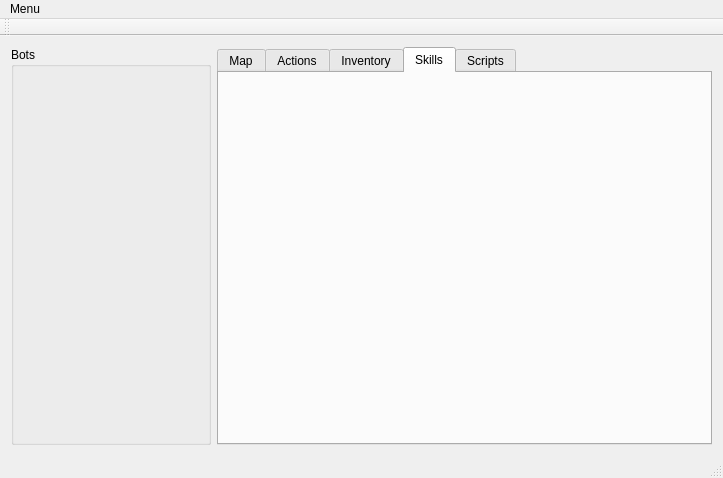
<?xml version="1.0" encoding="UTF-8"?>
<ui version="4.0">
 <class>MainWindow</class>
 <widget class="QMainWindow" name="MainWindow">
  <property name="geometry">
   <rect>
    <x>0</x>
    <y>0</y>
    <width>723</width>
    <height>478</height>
   </rect>
  </property>
  <property name="windowTitle">
   <string>MainWindow</string>
  </property>
  <property name="styleSheet">
   <string notr="true">QWidget
{
	//background-color: rgb(252, 252, 252);
}</string>
  </property>
  <widget class="QWidget" name="centralWidget">
   <layout class="QHBoxLayout" name="horizontalLayout">
    <item>
     <widget class="QGroupBox" name="botsCointainer">
      <property name="sizePolicy">
       <sizepolicy hsizetype="Expanding" vsizetype="Expanding">
        <horstretch>0</horstretch>
        <verstretch>0</verstretch>
       </sizepolicy>
      </property>
      <property name="maximumSize">
       <size>
        <width>200</width>
        <height>16777215</height>
       </size>
      </property>
      <property name="title">
       <string>Bots</string>
      </property>
     </widget>
    </item>
    <item>
     <widget class="QTabWidget" name="gameInfoContainer">
      <property name="sizePolicy">
       <sizepolicy hsizetype="Expanding" vsizetype="Expanding">
        <horstretch>0</horstretch>
        <verstretch>0</verstretch>
       </sizepolicy>
      </property>
      <property name="currentIndex">
       <number>3</number>
      </property>
      <widget class="QWidget" name="mapTab">
       <attribute name="title">
        <string>Map</string>
       </attribute>
      </widget>
      <widget class="QWidget" name="actionsTab">
       <attribute name="title">
        <string>Actions</string>
       </attribute>
       <widget class="QPushButton" name="btnAttack">
        <property name="geometry">
         <rect>
          <x>70</x>
          <y>40</y>
          <width>75</width>
          <height>23</height>
         </rect>
        </property>
        <property name="text">
         <string>Attack</string>
        </property>
       </widget>
       <widget class="QPushButton" name="btnPickup">
        <property name="geometry">
         <rect>
          <x>130</x>
          <y>90</y>
          <width>75</width>
          <height>23</height>
         </rect>
        </property>
        <property name="text">
         <string>Pickup</string>
        </property>
       </widget>
       <widget class="QLabel" name="lblBotInstance">
        <property name="geometry">
         <rect>
          <x>50</x>
          <y>190</y>
          <width>101</width>
          <height>21</height>
         </rect>
        </property>
        <property name="text">
         <string>no bot instance</string>
        </property>
       </widget>
      </widget>
      <widget class="QWidget" name="inventoryTab">
       <attribute name="title">
        <string>Inventory</string>
       </attribute>
      </widget>
      <widget class="QWidget" name="skillsTab">
       <attribute name="title">
        <string>Skills</string>
       </attribute>
       <layout class="QVBoxLayout" name="verticalLayout">
        <item>
         <layout class="QGridLayout" name="skillsLayout"/>
        </item>
       </layout>
      </widget>
      <widget class="QWidget" name="scriptsTab">
       <attribute name="title">
        <string>Scripts</string>
       </attribute>
      </widget>
     </widget>
    </item>
   </layout>
  </widget>
  <widget class="QMenuBar" name="menuBar">
   <property name="geometry">
    <rect>
     <x>0</x>
     <y>0</y>
     <width>723</width>
     <height>21</height>
    </rect>
   </property>
   <widget class="QMenu" name="menuMenu">
    <property name="title">
     <string>Menu</string>
    </property>
    <addaction name="actionAttach"/>
    <addaction name="actionOptions"/>
   </widget>
   <addaction name="menuMenu"/>
  </widget>
  <widget class="QToolBar" name="mainToolBar">
   <attribute name="toolBarArea">
    <enum>TopToolBarArea</enum>
   </attribute>
   <attribute name="toolBarBreak">
    <bool>false</bool>
   </attribute>
  </widget>
  <widget class="QStatusBar" name="statusBar"/>
  <action name="actionAttach">
   <property name="text">
    <string>Attach</string>
   </property>
  </action>
  <action name="actionOptions">
   <property name="text">
    <string>Options</string>
   </property>
  </action>
 </widget>
 <layoutdefault spacing="6" margin="11"/>
 <resources/>
 <connections/>
</ui>
